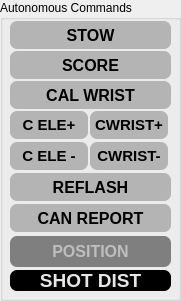
     <widget class="QGroupBox" name="groupBox_3">
      <property name="geometry">
       <rect>
        <x>540</x>
        <y>6</y>
        <width>181</width>
        <height>301</height>
       </rect>
      </property>
      <property name="title">
       <string>Autonomous Commands</string>
      </property>
      <widget class="QLabel2" name="qlabel_can_report_indicator">
       <property name="enabled">
        <bool>true</bool>
       </property>
       <property name="geometry">
        <rect>
         <x>10</x>
         <y>204</y>
         <width>161</width>
         <height>28</height>
        </rect>
       </property>
       <property name="font">
        <font>
         <pointsize>12</pointsize>
         <bold>true</bold>
        </font>
       </property>
       <property name="styleSheet">
        <string notr="true">border: 7px;
border-radius: 7px;
background-color:rgb(180,180,180);</string>
       </property>
       <property name="text">
        <string>CAN REPORT</string>
       </property>
       <property name="textFormat">
        <enum>Qt::AutoText</enum>
       </property>
       <property name="alignment">
        <set>Qt::AlignCenter</set>
       </property>
      </widget>
      <widget class="QLabel2" name="qlabel_score_indicator">
       <property name="enabled">
        <bool>true</bool>
       </property>
       <property name="geometry">
        <rect>
         <x>10</x>
         <y>51</y>
         <width>161</width>
         <height>28</height>
        </rect>
       </property>
       <property name="font">
        <font>
         <pointsize>12</pointsize>
         <bold>true</bold>
        </font>
       </property>
       <property name="styleSheet">
        <string notr="true">border: 7px;
border-radius: 7px;
background-color:rgb(180,180,180);</string>
       </property>
       <property name="text">
        <string>SCORE</string>
       </property>
       <property name="textFormat">
        <enum>Qt::AutoText</enum>
       </property>
       <property name="alignment">
        <set>Qt::AlignCenter</set>
       </property>
      </widget>
      <widget class="QLabel2" name="qlabel_stow_indicator">
       <property name="enabled">
        <bool>true</bool>
       </property>
       <property name="geometry">
        <rect>
         <x>10</x>
         <y>21</y>
         <width>161</width>
         <height>28</height>
        </rect>
       </property>
       <property name="font">
        <font>
         <pointsize>12</pointsize>
         <bold>true</bold>
        </font>
       </property>
       <property name="styleSheet">
        <string notr="true">border: 7px;
border-radius: 7px;
background-color:rgb(180,180,180);</string>
       </property>
       <property name="text">
        <string>STOW</string>
       </property>
       <property name="textFormat">
        <enum>Qt::AutoText</enum>
       </property>
       <property name="alignment">
        <set>Qt::AlignCenter</set>
       </property>
      </widget>
      <widget class="QLabel2" name="qlabel_elevator_shift_up_indicator">
       <property name="enabled">
        <bool>true</bool>
       </property>
       <property name="geometry">
        <rect>
         <x>10</x>
         <y>111</y>
         <width>78</width>
         <height>28</height>
        </rect>
       </property>
       <property name="font">
        <font>
         <family>MS Shell Dlg 2</family>
         <pointsize>11</pointsize>
         <italic>false</italic>
         <bold>true</bold>
        </font>
       </property>
       <property name="styleSheet">
        <string notr="true">border: 7px;
border-radius: 7px;
background-color:rgb(180,180,180);</string>
       </property>
       <property name="text">
        <string>C ELE+</string>
       </property>
       <property name="textFormat">
        <enum>Qt::AutoText</enum>
       </property>
       <property name="alignment">
        <set>Qt::AlignCenter</set>
       </property>
      </widget>
      <widget class="QLabel2" name="qlabel_position_indicator">
       <property name="enabled">
        <bool>false</bool>
       </property>
       <property name="geometry">
        <rect>
         <x>10</x>
         <y>236</y>
         <width>161</width>
         <height>31</height>
        </rect>
       </property>
       <property name="font">
        <font>
         <pointsize>12</pointsize>
         <bold>true</bold>
        </font>
       </property>
       <property name="styleSheet">
        <string notr="true">border: 7px;
border-radius: 7px;
background-color:rgb(127, 127, 127);</string>
       </property>
       <property name="text">
        <string>POSITION</string>
       </property>
       <property name="textFormat">
        <enum>Qt::AutoText</enum>
       </property>
       <property name="alignment">
        <set>Qt::AlignCenter</set>
       </property>
      </widget>
      <widget class="QLabel" name="qlabel_shot_distance">
       <property name="enabled">
        <bool>false</bool>
       </property>
       <property name="geometry">
        <rect>
         <x>10</x>
         <y>270</y>
         <width>161</width>
         <height>21</height>
        </rect>
       </property>
       <property name="font">
        <font>
         <family>MS Shell Dlg 2</family>
         <pointsize>14</pointsize>
         <bold>true</bold>
        </font>
       </property>
       <property name="styleSheet">
        <string notr="true">border: 7px;
border-radius: 7px;
background-color:rgb(0, 0, 0);
color:rgb(230,230,230);</string>
       </property>
       <property name="text">
        <string>SHOT DIST</string>
       </property>
       <property name="textFormat">
        <enum>Qt::AutoText</enum>
       </property>
       <property name="alignment">
        <set>Qt::AlignCenter</set>
       </property>
      </widget>
      <widget class="QLabel2" name="qlabel_reset_flex_indicator">
       <property name="enabled">
        <bool>true</bool>
       </property>
       <property name="geometry">
        <rect>
         <x>10</x>
         <y>173</y>
         <width>161</width>
         <height>28</height>
        </rect>
       </property>
       <property name="font">
        <font>
         <pointsize>12</pointsize>
         <bold>true</bold>
        </font>
       </property>
       <property name="styleSheet">
        <string notr="true">border: 7px;
border-radius: 7px;
background-color:rgb(180,180,180);</string>
       </property>
       <property name="text">
        <string>REFLASH</string>
       </property>
       <property name="textFormat">
        <enum>Qt::AutoText</enum>
       </property>
       <property name="alignment">
        <set>Qt::AlignCenter</set>
       </property>
      </widget>
      <widget class="QLabel2" name="qlabel_elevator_shift_down_indicator">
       <property name="enabled">
        <bool>true</bool>
       </property>
       <property name="geometry">
        <rect>
         <x>10</x>
         <y>142</y>
         <width>78</width>
         <height>28</height>
        </rect>
       </property>
       <property name="font">
        <font>
         <family>MS Shell Dlg 2</family>
         <pointsize>11</pointsize>
         <italic>false</italic>
         <bold>true</bold>
        </font>
       </property>
       <property name="styleSheet">
        <string notr="true">border: 7px;
border-radius: 7px;
background-color:rgb(180,180,180);</string>
       </property>
       <property name="text">
        <string>C ELE -</string>
       </property>
       <property name="textFormat">
        <enum>Qt::AutoText</enum>
       </property>
       <property name="alignment">
        <set>Qt::AlignCenter</set>
       </property>
      </widget>
      <widget class="QLabel2" name="qlabel_cal_wrist_down_indicator">
       <property name="enabled">
        <bool>true</bool>
       </property>
       <property name="geometry">
        <rect>
         <x>90</x>
         <y>142</y>
         <width>78</width>
         <height>28</height>
        </rect>
       </property>
       <property name="font">
        <font>
         <family>MS Shell Dlg 2</family>
         <pointsize>11</pointsize>
         <italic>false</italic>
         <bold>true</bold>
        </font>
       </property>
       <property name="styleSheet">
        <string notr="true">border: 7px;
border-radius: 7px;
background-color:rgb(180,180,180);</string>
       </property>
       <property name="text">
        <string>CWRIST-</string>
       </property>
       <property name="textFormat">
        <enum>Qt::AutoText</enum>
       </property>
       <property name="alignment">
        <set>Qt::AlignCenter</set>
       </property>
      </widget>
      <widget class="QLabel2" name="qlabel_cal_wrist_up_indicator">
       <property name="enabled">
        <bool>true</bool>
       </property>
       <property name="geometry">
        <rect>
         <x>90</x>
         <y>111</y>
         <width>78</width>
         <height>28</height>
        </rect>
       </property>
       <property name="font">
        <font>
         <family>MS Shell Dlg 2</family>
         <pointsize>11</pointsize>
         <italic>false</italic>
         <bold>true</bold>
        </font>
       </property>
       <property name="styleSheet">
        <string notr="true">border: 7px;
border-radius: 7px;
background-color:rgb(180,180,180);</string>
       </property>
       <property name="text">
        <string>CWRIST+</string>
       </property>
       <property name="textFormat">
        <enum>Qt::AutoText</enum>
       </property>
       <property name="alignment">
        <set>Qt::AlignCenter</set>
       </property>
      </widget>
      <widget class="QLabel2" name="qlabel_cal_wrist_indicator">
       <property name="enabled">
        <bool>true</bool>
       </property>
       <property name="geometry">
        <rect>
         <x>10</x>
         <y>81</y>
         <width>161</width>
         <height>28</height>
        </rect>
       </property>
       <property name="font">
        <font>
         <pointsize>12</pointsize>
         <bold>true</bold>
        </font>
       </property>
       <property name="styleSheet">
        <string notr="true">border: 7px;
border-radius: 7px;
background-color:rgb(180,180,180);</string>
       </property>
       <property name="text">
        <string>CAL WRIST</string>
       </property>
       <property name="textFormat">
        <enum>Qt::AutoText</enum>
       </property>
       <property name="alignment">
        <set>Qt::AlignCenter</set>
       </property>
      </widget>
     </widget>
